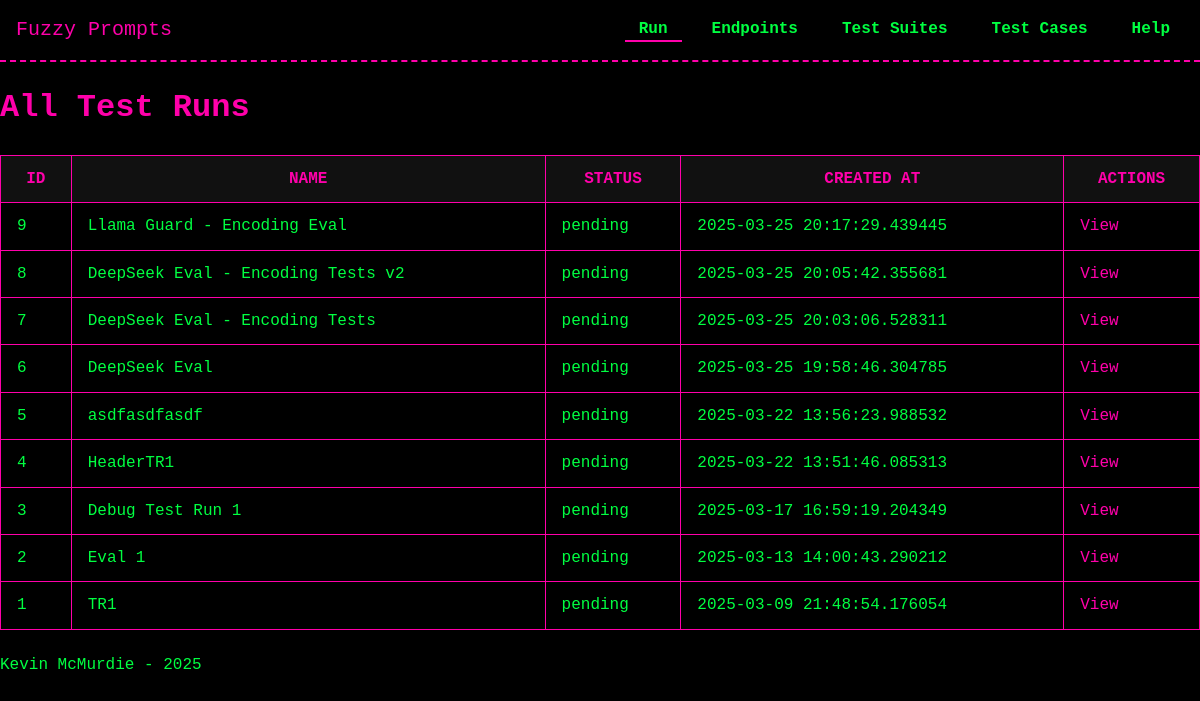
Before: /test_runs/ with the older database file.
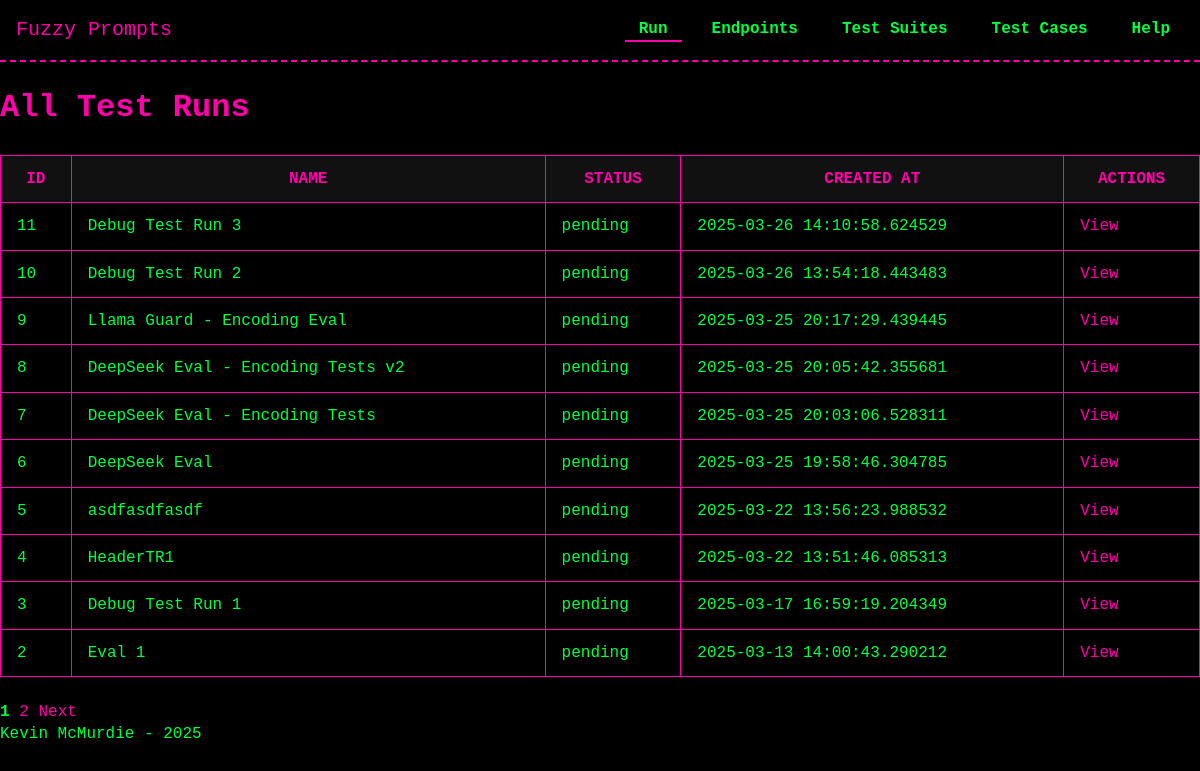
After: the same page with the newer database file.
### models/model_TestRun.py (models this page shows, shortened)
class TestRun(db.Model):
    __tablename__ = 'test_runs'
    id = db.Column(db.Integer, primary_key=True)
    name = db.Column(db.String(255), nullable=False)
    created_at = db.Column(db.DateTime, default=datetime.now)
    status = db.Column(db.String(50), default="pending")
    endpoint_id = db.Column(
        db.Integer,
        db.ForeignKey("endpoints.id", ondelete="SET NULL"),
        nullable=True
    )
    endpoint = db.relationship("Endpoint", back_populates="test_runs", passive_deletes=True)
    test_suites = db.relationship('TestSuite', secondary=test_run_suites, back_populates='test_runs')
    attempts = db.relationship('TestRunAttempt', back_populates='test_run', cascade='all, delete-orphan')

### routes/test_runs.py (the view)
@test_runs_bp.route('/', methods=['GET'])
def list_test_runs():
    page = request.args.get('page', 1, type=int)
    pagination = TestRun.query.order_by(TestRun.id.desc()).paginate(page=page, per_page=10, error_out=False)
    runs = pagination.items
    return render_template('test_runs/list_test_runs.html', test_runs=runs, pagination=pagination)

### templates/test_runs/list_test_runs.html (shortened to what this page needs)
{% extends "base.html" %}
{% block head %}
  <link rel="stylesheet" href="{{ url_for('static', filename='css/tables.css') }}">
{% endblock %}
{% block content %}
<h1>All Test Runs</h1>
{% if test_runs %}
  <table>
    <thead>
      <tr>
        <th>ID</th>
        <th>Name</th>
        <th>Status</th>
        <th>Created At</th>
        <th>Actions</th>
      </tr>
    </thead>
    <tbody>
      {% for run in test_runs %}
        <tr>
          <td>{{ run.id }}</td>
          <td>{{ run.name or 'N/A' }}</td>
          <td>{{ run.status or 'pending' }}</td>
          <td>{{ run.created_at or 'N/A' }}</td>
          <td>
            <a href="{{ url_for('test_runs_bp.view_test_run', run_id=run.id) }}">View</a>
          </td>
        </tr>
      {% endfor %}
    </tbody>
  </table>
  {% if pagination.pages > 1 %}
    <div style="margin-top: 1rem;">
      {% for p in range(1, pagination.pages + 1) %}
        {% if p == pagination.page %}
          <strong>{{ p }}</strong>
        {% else %}
          <a href="{{ url_for('test_runs_bp.list_test_runs', page=p) }}">{{ p }}</a>
        {% endif %}
      {% endfor %}
      {% if pagination.has_next %}
        <a href="{{ url_for('test_runs_bp.list_test_runs', page=pagination.next_num) }}">Next</a>
      {% endif %}
    </div>
  {% endif %}
{% else %}
  <p>No test runs found.</p>
{% endif %}
{% endblock %}

Changed rows visible on the page:
no longer on this page (row unchanged): TestRun: id "1", name "TR1", status "pending", created_at "2025-03-09 21:48:54.176054"
added TestRun: id "11", name "Debug Test Run 3", status "pending", created_at "2025-03-26 14:10:58.624529"
added TestRun: id "10", name "Debug Test Run 2", status "pending", created_at "2025-03-26 13:54:18.443483"
Other visible differences:
new list line: "1"
new list line: "2"
text now shown: "Next"
